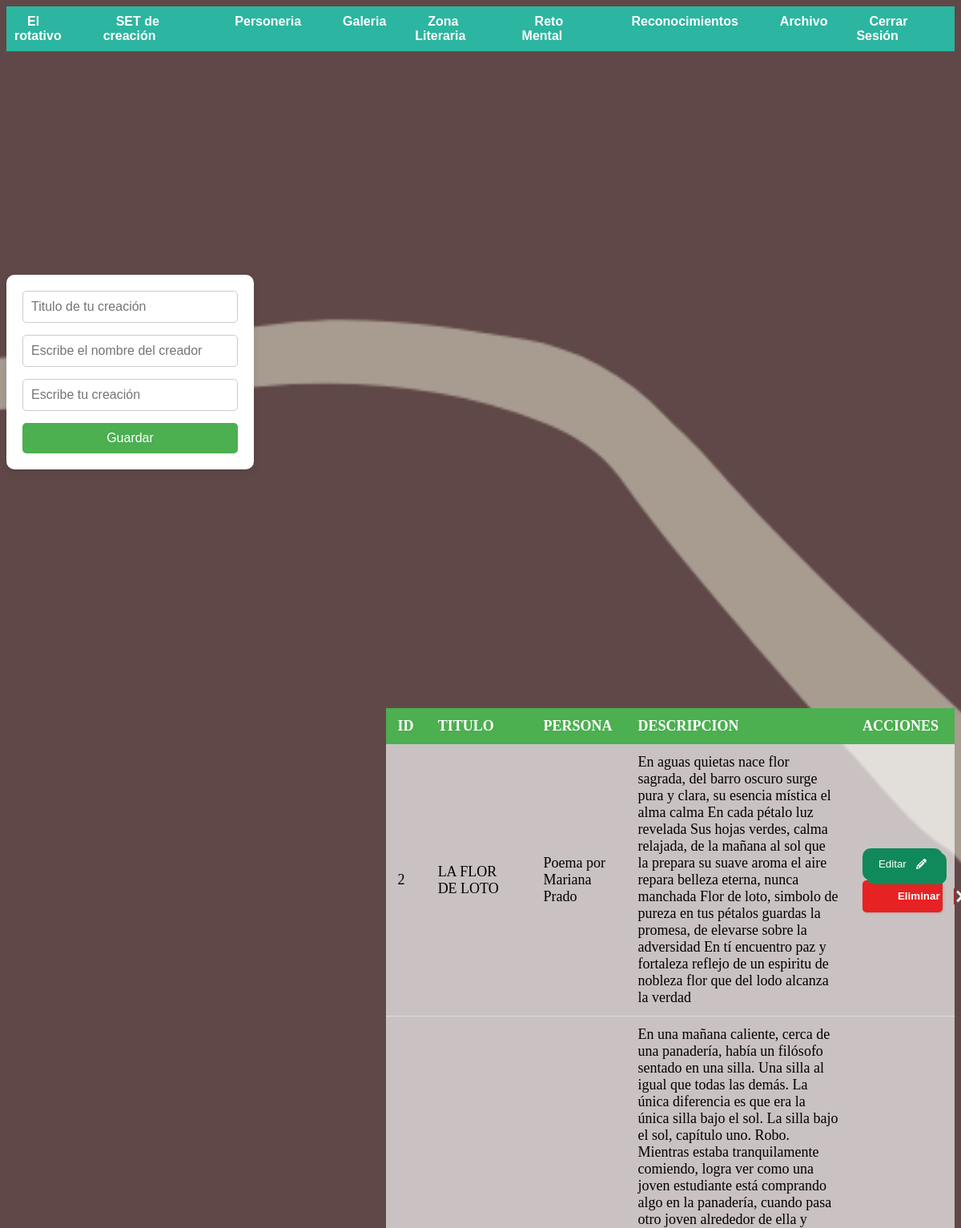
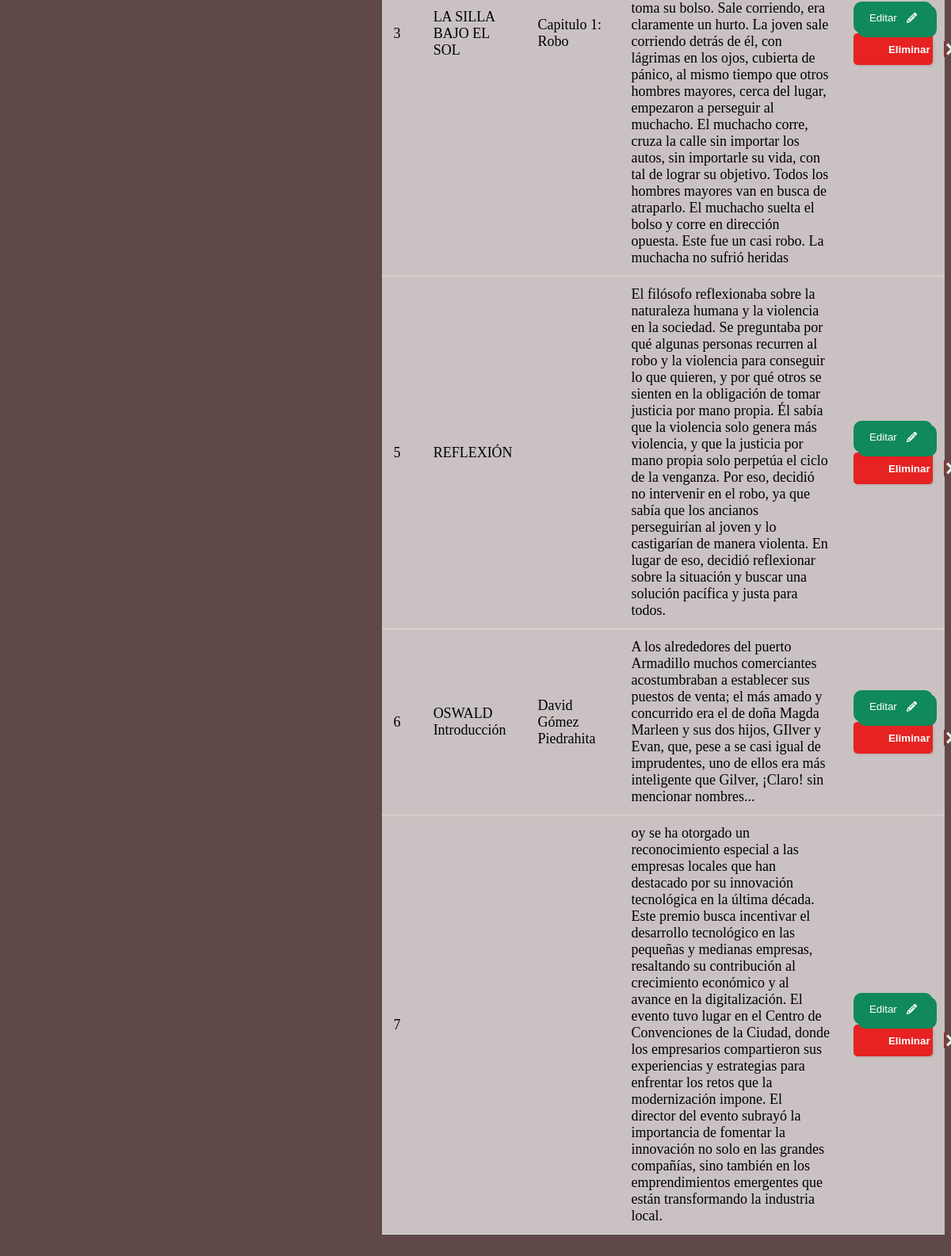
Page /administrador/zona_literaria.php (signed in) on the committed database (2 pictures, top to bottom).
### tables this page shows
CREATE TABLE `literaria` (
  `id` int(11) NOT NULL,
  `titulo` varchar(200) NOT NULL,
  `autor` varchar(100) NOT NULL,
  `descripcion` varchar(900) NOT NULL
);

### administrador/zona_literaria.php (the view, shortened to what this page needs)
<?php include("includes/header.php"); ?>
    <div class="contenedor">
        <div class="formulario">
            <div class="tarjeta">
                <form action="zona_literaria/guardar.php" method="POST">
                    <div class="grupo">
                        <input type="text" name="titulo" placeholder="Titulo de tu creación" autofocus>
                    </div>
                    <div class="grupo">
                        <input type="text" name="autor" rows="3" placeholder="Escribe el nombre del creador">
                    </div>
                    <div class="grupo">
                        <input type="text" name="descripcion" rows="3" placeholder="Escribe tu creación">
                    </div>
                    <input type="submit" name="guardar" value="Guardar">
                </form>
            </div>
        </div>
    </div>
     <div class="muestras">
        <table>
            <thead>
                <tr>
                    <th>id</th>
                    <th>titulo</th>
                    <th>persona</th>
                    <th>descripcion</th>
                    <th>acciones</th>
                 </tr>
            </thead>
            <tbody>
            <?php
                    $query = "SELECT * FROM literaria";
                    $result_ = mysqli_query($conexion, $query);
                    while($row = mysqli_fetch_array($result_)){?>
                        <tr>
                            <td><?php echo $row['id']?></td>
                            <td><?php echo $row['titulo']?></td>
                            <td><?php echo $row['autor'] ?></td>
                            <td><?php echo $row['descripcion']?></td>
                            <td>
                            <button class="Btn"  onclick="window.location.href='zona_literaria/editar.php?id=<?php echo $row['id']?>';">Editar
                            </button>
                            <button class="noselect" onclick="window.location.href='zona_literaria/eliminar.php?id=<?php echo $row['id']?>';">
                                <span class="text">Eliminar</span><span class="icon">
                                    <svg xmlns="http://www.w3.org/2000/svg" width="24" height="24" viewBox="0 0 24 24">
                                        <path d="M24 20.188l-8.315-8.209 8.2-8.282-3.697-3.697-8.212 8.318-8.31-8.203-3.666 3.666 8.321 8.24-8.206 8.313 3.666 3.666 8.237-8.318 8.285 8.203z">
                                        </path>
                                    </svg>
                                </span>
                        </button>
                            </td>
                        </tr>
                    <?php }?>
            </tbody>
         </table>
        </div>
        <?php include("includes/footer.php");?>

### administrador/algo.css (style rules this page uses)
body { background-image: url(../img/Fondo_Oscuro.png); background-repeat: no-repeat; background-size: cover; background-attachment: fixed; }
.contenedor { display: flex; justify-content: left; align-items: center; height: 100vh; background-color: transparent; margin: 0%; padding: 0; }
.tarjeta { background-color: white; padding: 20px; border-radius: 10px; box-shadow: 0px 4px 10px rgba(0, 0, 0, 0.1); max-width: 400px; width: 100%; }
.grupo { margin-bottom: 15px; }
.grupo input[type="text"] { width: 100%; padding: 10px; border: 1px solid #ccc; border-radius: 5px; font-size: 16px; box-sizing: border-box; }
input[type="submit"] { width: 100%; padding: 10px 15px; background-color: #4CAF50; color: white; border: none; border-radius: 5px; font-size: 16px; cursor: pointer; transition: background-color 0.3s ease; }
.muestras { display:flex; justify-content: right; align-items: center; background-color: transparent; }
table { width: 60%; border-collapse: collapse; margin: 20px 0; font-size: 18px; text-align: left; }
thead tr { background-color: #4CAF50; color: white; }
thead th { padding: 12px 15px; text-transform: uppercase; }
tbody { background-color: #ffffffab; }
tbody td { padding: 12px 15px; border-bottom: 1px solid #ddd; }
.Btn { position: relative; display: flex; align-items: center; justify-content: flex-start; width: 100px; height: 40px; border: none; padding: 0px 20px; background-color: rgb(16, 138, 91); color: white; font-weight: 500; cursor: pointer; border-radius: 10px; box-shadow: 5px 5px 0px rgb(16, 138, 91); transition-duration: .3s; }
.svg { width: 13px; position: absolute; right: 0; margin-right: 20px; fill: white; transition-duration: .3s; }
.noselect { width: 100px; height: 40px; cursor: pointer; display: flex; align-items: center; background: red; border: none; border-radius: 5px; box-shadow: 1px 1px 3px rgba(0,0,0,0.15); background: #e62222; }
.noselect, button span { transition: 200ms; }
.noselect .text { transform: translateX(20px); color: white; font-weight: bold; }
.noselect .icon { position: absolute; border-left: 1px solid #c41b1b; transform: translateX(90px); height: 20px; width: 20px; display: flex; align-items: center; justify-content: center; }
.noselect svg { width: 15px; fill: #eee; }
button { --primary-color: #704646ea; --secondary-color: #fff; --hover-color: #111; --arrow-width: 10px; --arrow-stroke: 2px; box-sizing: border-box; border: 0; border-radius: 20px; color: var(--secondary-color); padding: 1em 1.8em; background: var(--primary-color); display: flex; transition: 0.2s background; align-items: center; gap: 0.6em; font-weight: bold; }

### rows in the picture
literaria: id "2", titulo "LA FLOR DE LOTO", autor "Poema por Mariana Prado", descripcion "En aguas quietas nace flor sagrada, del barro oscuro surge pura y clara, su esencia mística el alma calma En cada pétalo luz revelada Sus hojas verdes, calma relajada, de la mañana al sol que la prepara su suave aroma el aire repara belleza eterna, nunca manchada Flor de loto, simbolo de pureza en tus pétalos guardas la promesa, de elevarse sobre la adversidad En tí encuentro paz y fortaleza reflejo de un espiritu de nobleza flor que del lodo alcanza la verdad"
literaria: id "3", titulo "LA SILLA BAJO EL SOL", autor "Capitulo 1: Robo", descripcion "En una mañana caliente, cerca de una panadería, había un filósofo sentado en una silla. Una silla al igual que todas las demás. La única diferencia es que era la única silla bajo el sol. La silla bajo el sol, capítulo uno. Robo. Mientras estaba tranquilamente comiendo, logra ver como una joven estudiante está comprando algo en la panadería, cuando pasa otro joven alrededor de ella y toma su bolso. Sale corriendo, era claramente un hurto. La joven sale corriendo detrás de él, con lágrimas en los ojos, cubierta de pánico, al mismo tiempo que otros hombres mayores, cerca del lugar, empezaron a perseguir al muchacho. El muchacho corre, cruza la calle sin importar los autos, sin importarle su…"
literaria: id "5", titulo "REFLEXIÓN", descripcion "El filósofo reflexionaba sobre la naturaleza humana y la violencia en la sociedad. Se preguntaba por qué algunas personas recurren al robo y la violencia para conseguir lo que quieren, y por qué otros se sienten en la obligación de tomar justicia por mano propia. Él sabía que la violencia solo genera más violencia, y que la justicia por mano propia solo perpetúa el ciclo de la venganza. Por eso, decidió no intervenir en el robo, ya que sabía que los ancianos perseguirían al joven y lo castigarían de manera violenta. En lugar de eso, decidió reflexionar sobre la situación y buscar una solución pacífica y justa para todos."
literaria: id "6", titulo "OSWALD Introducción", autor "David Gómez Piedrahita", descripcion "A los alrededores del puerto Armadillo muchos comerciantes acostumbraban a establecer sus puestos de venta; el más amado y concurrido era el de doña Magda Marleen y sus dos hijos, GIlver y Evan, que, pese a se casi igual de imprudentes, uno de ellos era más inteligente que Gilver, ¡Claro! sin mencionar nombres..."
literaria: id "7", descripcion "oy se ha otorgado un reconocimiento especial a las empresas locales que han destacado por su innovación tecnológica en la última década. Este premio busca incentivar el desarrollo tecnológico en las pequeñas y medianas empresas, resaltando su contribución al crecimiento económico y al avance en la digitalización. El evento tuvo lugar en el Centro de Convenciones de la Ciudad, donde los empresarios compartieron sus experiencias y estrategias para enfrentar los retos que la modernización impone. El director del evento subrayó la importancia de fomentar la innovación no solo en las grandes compañías, sino también en los emprendimientos emergentes que están transformando la industria local."
